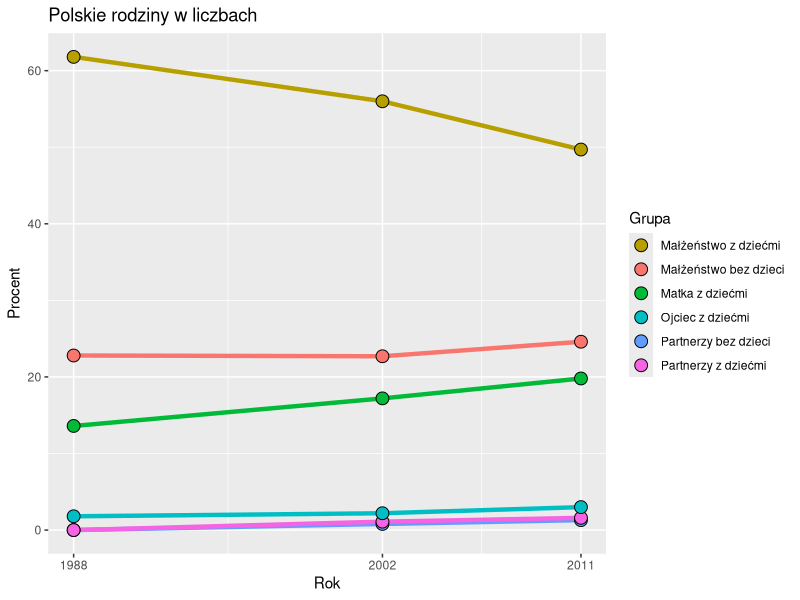

Reproduce this figure in R.
library(ggplot2)

rok = c(rep(1988, 6), rep(2002, 6), rep(2011, 6))
kto = (rep(c("malbezdz", "malzdz", "parbezdz", "parzdz", "matzdz", "ojczdz"), 3))

r1998 = c(22.8, 61.8, 0, 0, 13.6, 1.8)
r2002 = c(22.7, 56, 0.8, 1.1, 17.2, 2.2)
r2011 = c(24.6, 49.7, 1.3, 1.6, 19.8, 3)

ile = c(r1998, r2002, r2011)

data = data.frame(rok, ile, kto)

ggplot(data, aes(x=rok, y=ile, col=kto)) + 
  geom_line(size=1.5) +
  ylab("Procent") +
  xlab("Rok") +
  ggtitle("Polskie rodziny w liczbach") +
  guides(color=FALSE) +
  geom_point(size=4, shape=21, col="black", aes(fill=kto)) + 
  scale_x_continuous(breaks=c(1988, 2002, 2011)) +
  scale_fill_discrete(name="Grupa",
     breaks=c("malzdz", "malbezdz", "matzdz", "ojczdz", "parbezdz", "parzdz"),
     labels=c("Małżeństwo z dziećmi", "Małżeństwo bez dzieci", "Matka z dziećmi", "Ojciec z dziećmi", "Partnerzy bez dzieci", "Partnerzy z dziećmi"))

